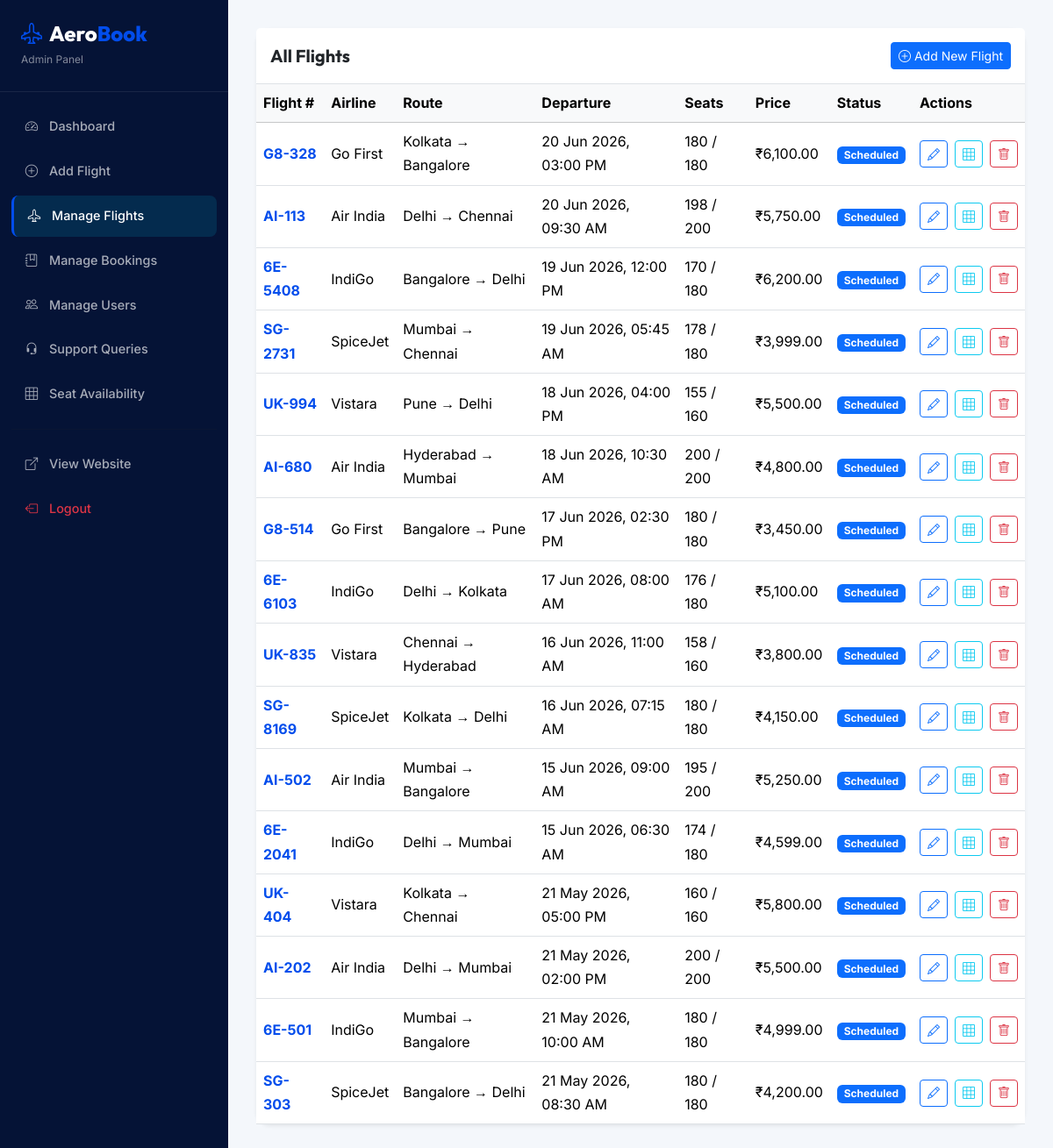
The page /admin/manage-flights.php (signed in) on the database its author committed.
### tables this page shows
CREATE TABLE IF NOT EXISTS flights (
    flight_id INT AUTO_INCREMENT PRIMARY KEY,
    airline_name VARCHAR(100) NOT NULL,
    flight_number VARCHAR(20) NOT NULL UNIQUE,
    source VARCHAR(100) NOT NULL,
    destination VARCHAR(100) NOT NULL,
    departure_time DATETIME NOT NULL,
    arrival_time DATETIME NOT NULL,
    total_seats INT NOT NULL DEFAULT 180,
    seats_available INT NOT NULL DEFAULT 180,
    price DECIMAL(10, 2) NOT NULL,
    status ENUM('Scheduled', 'Delayed', 'Cancelled', 'Completed') DEFAULT 'Scheduled',
    created_at TIMESTAMP DEFAULT CURRENT_TIMESTAMP
);

### admin/manage-flights.php (the view, shortened to what this page needs)
<?php
require_once __DIR__ . '/includes/admin-header.php';
$flights = mysqli_query($conn, "SELECT * FROM flights ORDER BY departure_time DESC");
?>
<div class="card border-0 shadow-sm rounded-4">
    <div class="card-header bg-white p-3 border-bottom d-flex justify-content-between align-items-center">
        <h5 class="mb-0 fw-bold">All Flights</h5>
        <a href="add-flight.php" class="btn btn-primary btn-sm"><i class="bi bi-plus-circle me-1"></i>Add New Flight</a>
    </div>
    <div class="card-body p-0">
        <div class="table-responsive">
            <table class="table table-hover align-middle mb-0">
                <thead class="table-light">
                    <tr>
                        <th>Flight #</th><th>Airline</th><th>Route</th><th>Departure</th><th>Seats</th><th>Price</th><th>Status</th><th>Actions</th>
                    </tr>
                </thead>
                <tbody>
                    <?php while($f = mysqli_fetch_assoc($flights)): ?>
                    <tr>
                        <td><span class="text-accent fw-bold"><?php echo $f['flight_number']; ?></span></td>
                        <td><?php echo htmlspecialchars($f['airline_name']); ?></td>
                        <td><?php echo htmlspecialchars($f['source'].' → '.$f['destination']); ?></td>
                        <td><?php echo formatDateTime($f['departure_time']); ?></td>
                        <td><?php echo $f['seats_available']; ?> / <?php echo $f['total_seats']; ?></td>
                        <td><?php echo formatPrice($f['price']); ?></td>
                        <td><?php echo statusBadge($f['status']); ?></td>
                        <td>
                            <div class="d-flex gap-2">
                                <a href="edit-flight.php?id=<?php echo $f['flight_id']; ?>" class="btn btn-sm btn-outline-primary" title="Edit Flight"><i class="bi bi-pencil"></i></a>
                                <a href="manage-seats.php?flight_id=<?php echo $f['flight_id']; ?>" class="btn btn-sm btn-outline-info" title="Manage Seats"><i class="bi bi-grid-3x3"></i></a>
                                <a href="?delete=<?php echo $f['flight_id']; ?>" class="btn btn-sm btn-outline-danger" onclick="return confirm('Are you sure? This will delete the flight permanentely.')" title="Delete"><i class="bi bi-trash"></i></a>
                            </div>
                        </td>
                    </tr>
                    <?php endwhile; ?>
                </tbody>
            </table>
        </div>
    </div>
</div>
<?php require_once __DIR__ . '/includes/admin-footer.php'; ?>

### includes/functions.php (shortened to what this page needs)
<?php
function formatPrice($price) {
    return '₹' . number_format($price, 2);
}
function formatDateTime($datetime) {
    return date('d M Y, h:i A', strtotime($datetime));
}
function statusBadge($status) {
    $classes = [
        'Confirmed' => 'bg-success',
        'Cancelled' => 'bg-danger',
        'Scheduled' => 'bg-primary',
        'Delayed'   => 'bg-warning text-dark',
        'Completed' => 'bg-secondary',
    ];
    $class = $classes[$status] ?? 'bg-secondary';
    return '<span class="badge ' . $class . '">' . $status . '</span>';
}
?>

### css/style.css (style rules this page uses)
:root { --primary: #051336; --primary-light: #0b1f4d; --accent: #024dec; --accent-hover: #033bb2; --accent-glow: rgba(2, 77, 236, 0.25); --surface: #f4f7fb; --surface-card: #ffffff; --text-primary: #051336; --text-secondary: #586985; --text-light: #94a3b8; --border: #e2e8f0; --success: #10b981; --danger: #ef4444; --warning: #f59e0b; --gradient-hero: linear-gradient(135deg, #d3e1ef 0%, #f4f7fb 100%); --gradient-accent: linear-gradient(135deg, #024dec, #033bb2); --gradient-card: linear-gradient(145deg, #ffffff 0%, #f8fafc 100%); --shadow-sm: 0 1px 3px rgba(0,0,0,0.06); --shadow-md: 0 6px 16px rgba(0,0,0,0.06); --shadow-lg: 0 12px 32px rgba(10, 22, 40, 0.08); --shadow-glow: 0 0 20px var(--accent-glow); --radius-sm: 8px; --radius-md: 12px; --radius-lg: 20px; --font-primary: 'Inter', sans-serif; --font-heading: 'Outfit', sans-serif; --transition: all 0.3s cubic-bezier(0.4, 0, 0.2, 1); }
*, *::before, *::after { box-sizing: border-box; }
body { font-family: var(--font-primary); color: var(--text-primary); background: var(--surface); line-height: 1.7; overflow-x: hidden; }
h1,h2,h3,h4,h5,h6 { font-family: var(--font-heading); font-weight: 700; }
a { text-decoration: none; transition: var(--transition); }
.text-accent { color: var(--accent) !important; }

### rows shown on the page
flights: flight_number "G8-328", airline_name "Go First", source+destination "Kolkata → Bangalore", departure_time "20 Jun 2026, 03:00 PM", seats_available "180", total_seats "180", price "₹6,100.00", status "Scheduled"
flights: flight_number "AI-113", airline_name "Air India", source+destination "Delhi → Chennai", departure_time "20 Jun 2026, 09:30 AM", seats_available "198", total_seats "200", price "₹5,750.00", status "Scheduled"
flights: flight_number "6E-5408", airline_name "IndiGo", source+destination "Bangalore → Delhi", departure_time "19 Jun 2026, 12:00 PM", seats_available "170", total_seats "180", price "₹6,200.00", status "Scheduled"
flights: flight_number "SG-2731", airline_name "SpiceJet", source+destination "Mumbai → Chennai", departure_time "19 Jun 2026, 05:45 AM", seats_available "178", total_seats "180", price "₹3,999.00", status "Scheduled"
flights: flight_number "UK-994", airline_name "Vistara", source+destination "Pune → Delhi", departure_time "18 Jun 2026, 04:00 PM", seats_available "155", total_seats "160", price "₹5,500.00", status "Scheduled"
flights: flight_number "AI-680", airline_name "Air India", source+destination "Hyderabad → Mumbai", departure_time "18 Jun 2026, 10:30 AM", seats_available "200", total_seats "200", price "₹4,800.00", status "Scheduled"
flights: flight_number "G8-514", airline_name "Go First", source+destination "Bangalore → Pune", departure_time "17 Jun 2026, 02:30 PM", seats_available "180", total_seats "180", price "₹3,450.00", status "Scheduled"
flights: flight_number "6E-6103", airline_name "IndiGo", source+destination "Delhi → Kolkata", departure_time "17 Jun 2026, 08:00 AM", seats_available "176", total_seats "180", price "₹5,100.00", status "Scheduled"
flights: flight_number "UK-835", airline_name "Vistara", source+destination "Chennai → Hyderabad", departure_time "16 Jun 2026, 11:00 AM", seats_available "158", total_seats "160", price "₹3,800.00", status "Scheduled"
flights: flight_number "SG-8169", airline_name "SpiceJet", source+destination "Kolkata → Delhi", departure_time "16 Jun 2026, 07:15 AM", seats_available "180", total_seats "180", price "₹4,150.00", status "Scheduled"
flights: flight_number "AI-502", airline_name "Air India", source+destination "Mumbai → Bangalore", departure_time "15 Jun 2026, 09:00 AM", seats_available "195", total_seats "200", price "₹5,250.00", status "Scheduled"
flights: flight_number "6E-2041", airline_name "IndiGo", source+destination "Delhi → Mumbai", departure_time "15 Jun 2026, 06:30 AM", seats_available "174", total_seats "180", price "₹4,599.00", status "Scheduled"
flights: flight_number "UK-404", airline_name "Vistara", source+destination "Kolkata → Chennai", departure_time "21 May 2026, 05:00 PM", seats_available "160", total_seats "160", price "₹5,800.00", status "Scheduled"
flights: flight_number "AI-202", airline_name "Air India", source+destination "Delhi → Mumbai", departure_time "21 May 2026, 02:00 PM", seats_available "200", total_seats "200", price "₹5,500.00", status "Scheduled"
flights: flight_number "6E-501", airline_name "IndiGo", source+destination "Mumbai → Bangalore", departure_time "21 May 2026, 10:00 AM", seats_available "180", total_seats "180", price "₹4,999.00", status "Scheduled"
flights: flight_number "SG-303", airline_name "SpiceJet", source+destination "Bangalore → Delhi", departure_time "21 May 2026, 08:30 AM", seats_available "180", total_seats "180", price "₹4,200.00", status "Scheduled"
